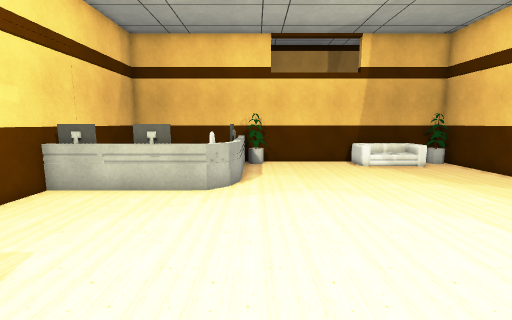
view 1 (above)

16 first-person views from a walk through a scene from a Unity 3-D project. The camera is 1.3 m above the floor, tilts 8° down and sees 90° across. The floor is counted in squares, 0.5 m on a side. Each view is taken from the middle of a square. On the plan, view 1 faces up. The plan holds only what a view shows up to about 18 squares ahead; the rest is blank. The place goes on beyond the plan. The player is left out. Door leaves are left out, so doorways stand open. Some surface patterns are stand-ins.

view 2
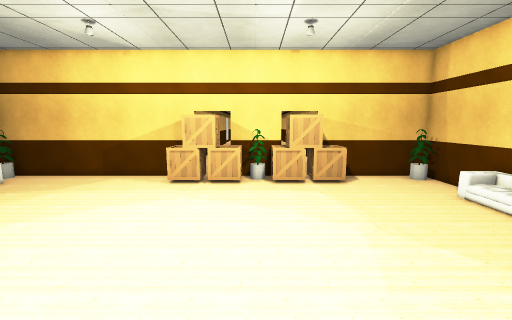

view 3
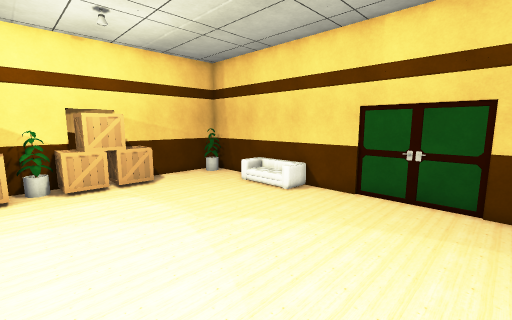

view 4
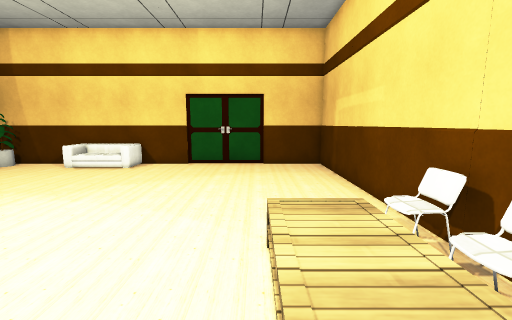

view 5
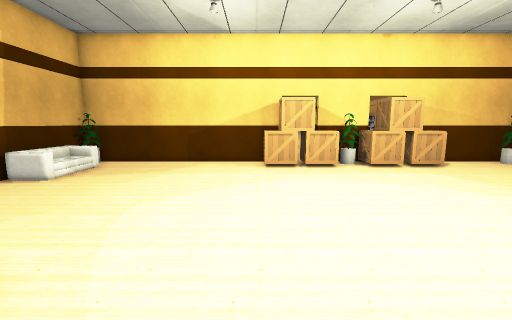

view 6
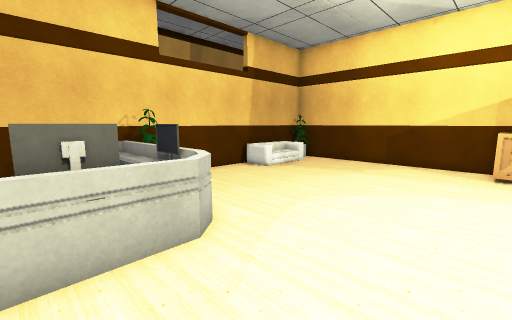

view 7
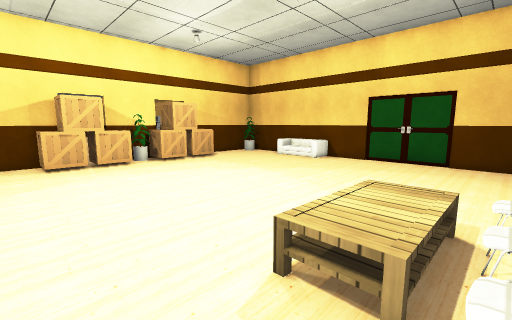

view 8
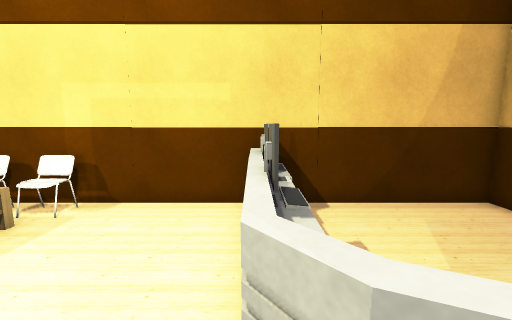

view 9
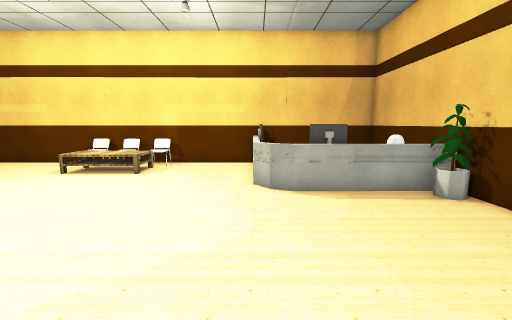

view 10
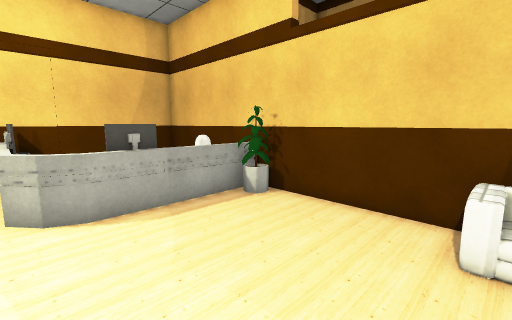

view 11
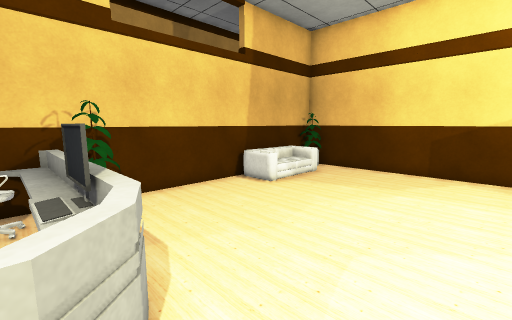

view 12
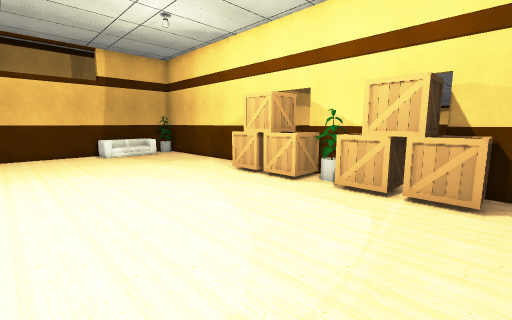

view 13
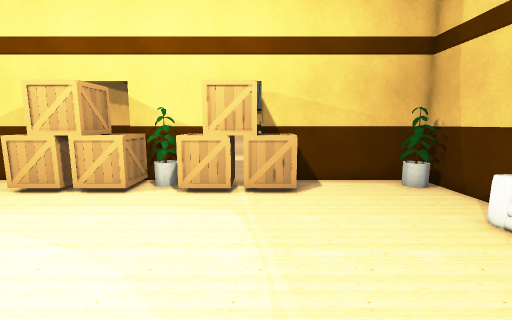

view 14
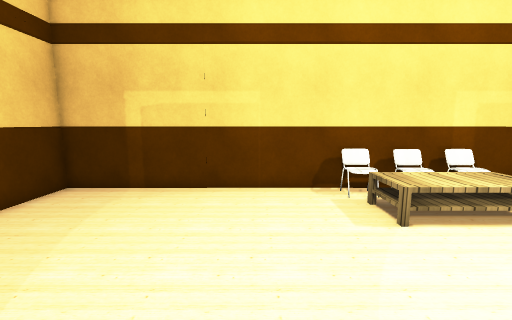

view 15
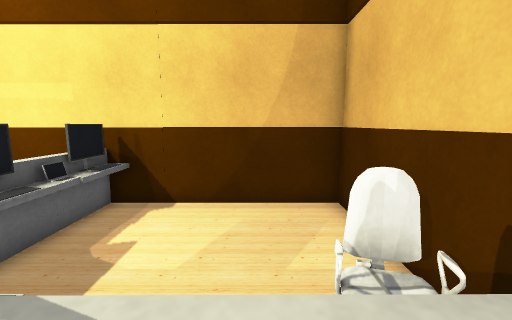

view 16
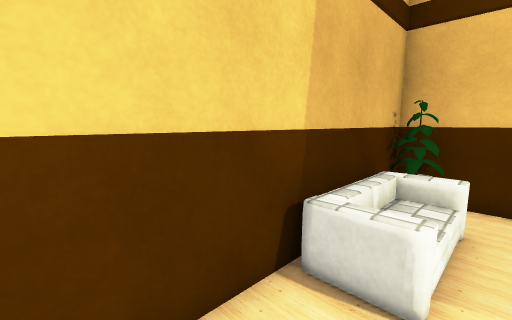

### Floor plan
Key: @ floor where view 1 was taken; # wall or solid block; . main floor; : floor 0.5 m higher than the main floor; / step, stairs or slope; = window, fence, low wall or low ledge; E desk; C chair; M monitor; S sofa; K keyboard; L laptop; O other object.
Columns run from 8 left of view 1 to 13 right of it. Each row starts with its distance up from view 1.
 18 ####EEE###############
 17 #....CCEOO.....O   OO#
 16 #....CCEO......OOOO.O#
 15 #.... EE.............#
 14 #.... EE.............#
 13 #.... KM.............#
 12 #.... KM.............#
 11 KKLKKEEE.............#
 10 EMLMMEE..............#
  9 #....................#
  8 #....................#
  7 #....................#
  6 #....................#
  5 #..................OO#
  4 CO//...............OO#
  3 #/::...............OOO
  2 C/::...............OO#
  1 #/::...............OO#
  0 C/::....@..........OO#
 -1 #/.................OO#
 -2 #..................OO#
 -3 #..................OOO
 -4 #..................OO#
 -5 #..................OO#
 -6 #..................OO#
 -7 #....................#
 -8 #....................#
 -9 #....................#
-10 #...........=..S...OO#
-11 #...........    =..OO#
-12 #############S########

Where each view was taken, in squares from view 1:
view 1: 0 up, 0 right, facing up
view 2: 0 up, 5 left, facing right
view 3: 1 up, 5 left, facing down-right
view 4: 5 up, 4 left, facing down
view 5: 6 up, 5 left, facing right
view 6: 5 up, 5 left, facing up-right
view 7: 7 up, 7 left, facing down-right
view 8: 10 up, 0 right, facing left
view 9: 10 up, 9 right, facing left
view 10: 10 up, 7 right, facing up-left
view 11: 8 up, 2 left, facing up-right
view 12: 6 down, 1 right, facing up-right
view 13: 4 down, 1 right, facing right
view 14: 4 down, 2 right, facing left
view 15: 15 up, 0 right, facing left
view 16: 15 up, 3 right, facing up-right
